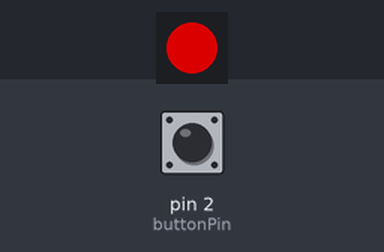
A sketch run on a simulated Arduino Uno, built with avr-gcc and run on an emulated ATmega328P. On the bench: 1 RGB LEDs in strip order, left to right. The inputs (shaded band) are chosen by the test bench; at power-on: pin 2 (buttonPin) HIGH. Dim RGB values are drawn brighter than linear.

Above: at 1.2 s.
1.3 s: pin 2 (buttonPin) pulled LOW for 0.15 s
At 1.7 s:
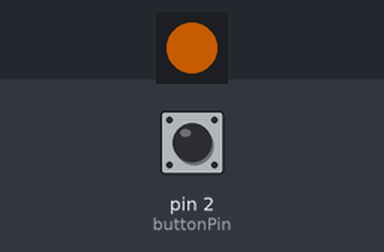
2.9 s: pin 2 (buttonPin) pulled LOW for 1 s
At 4.1 s:
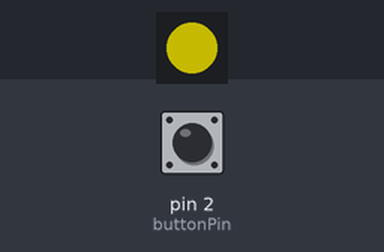
5.4 s: pin 2 (buttonPin) pulled LOW for 0.15 s
At 6.0 s:
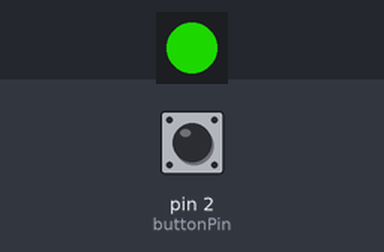
7.0 s: pin 2 (buttonPin) pulled LOW for 1 s
At 7.3 s:
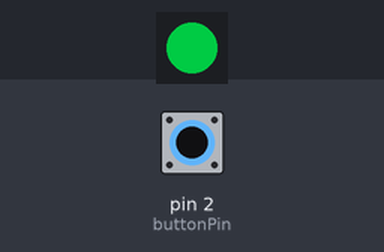
9.5 s: pin 2 (buttonPin) pulled LOW for 3.2 s
At 10.4 s:
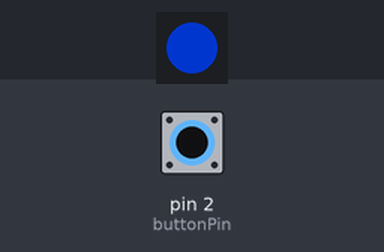
14.2 s: pin 2 (buttonPin) pulsed LOW 5 times (0.12 s each, 0.3 s apart)
At 14.65 s:
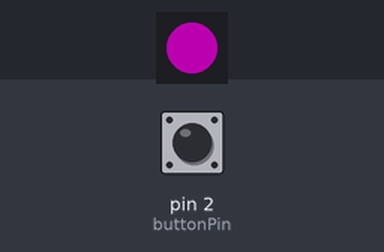
Timing chart, 0 to 17.2 s (numbered marks = the images above; inputs shaded):
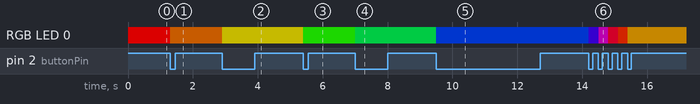

The sketch:

FruitMachineButtons.ino
```cpp
/**
 * Illuminated Arcade Button using PL9823 Addressable LED
 * Modifies the hue of the LED each time the button is pressed
 */

// DEFINES
// Which pin on the Arduino is connected to the DataIn of the first PL9823?
#define DATA_PIN A0

// CONSTANTS
// Which pin is the button connected to?
const byte buttonPin = 2;

// INCLUDES
// Download from https://github.com/FastLED/FastLED/releases
#include <FastLED.h>

// GLOBALS
// Define the hue of the colour in which the button will be lit.
// This will change each time the button is pressed
uint8_t gHue = 0;
// What was last known state of the button?
bool lastButtonState;
// Define the array of leds. We'll just use a single button
CRGB leds[1];


void setup() {
  // Set up the button input
  pinMode(buttonPin, INPUT_PULLUP);

  // Set up the LED output
  FastLED.addLeds<PL9823, DATA_PIN, RGB>(leds, 1);
}

void loop() {
  // Is the button currently being pressed?
  bool buttonState = digitalRead(buttonPin);
  // If it's now down, but wasn't before, then it's just been pressed
  if(!buttonState && lastButtonState) {
    // Increase the hue
    gHue += 30;
  }
  // Update the button state
  lastButtonState = buttonState;

  // Set the LED to the given hue value
  leds[0] = CHSV(gHue, 255, 192);
  FastLED.show();
}
```

Measured:
- after the input at 1.3 s, RGB LED 0: RGB(145, 0, 0) → RGB(99, 45, 0) at once
- after the input at 2.9 s, RGB LED 0: RGB(99, 45, 0) → RGB(97, 91, 0) at once
- after the input at 5.4 s, RGB LED 0: RGB(97, 91, 0) → RGB(18, 136, 0) at once
- after the input at 7.0 s, RGB LED 0: RGB(18, 136, 0) → RGB(0, 108, 36) at once
- after the input at 9.5 s, RGB LED 0: RGB(0, 108, 36) → RGB(0, 30, 115) at once
- after the input at 14.2 s, RGB LED 0: RGB(0, 30, 115) → RGB(30, 0, 115) at once, → RGB(75, 0, 70) 0.30 s later, → RGB(121, 0, 23) 0.30 s later, → RGB(124, 21, 0) 0.30 s later, … (5 changes in this stretch)
